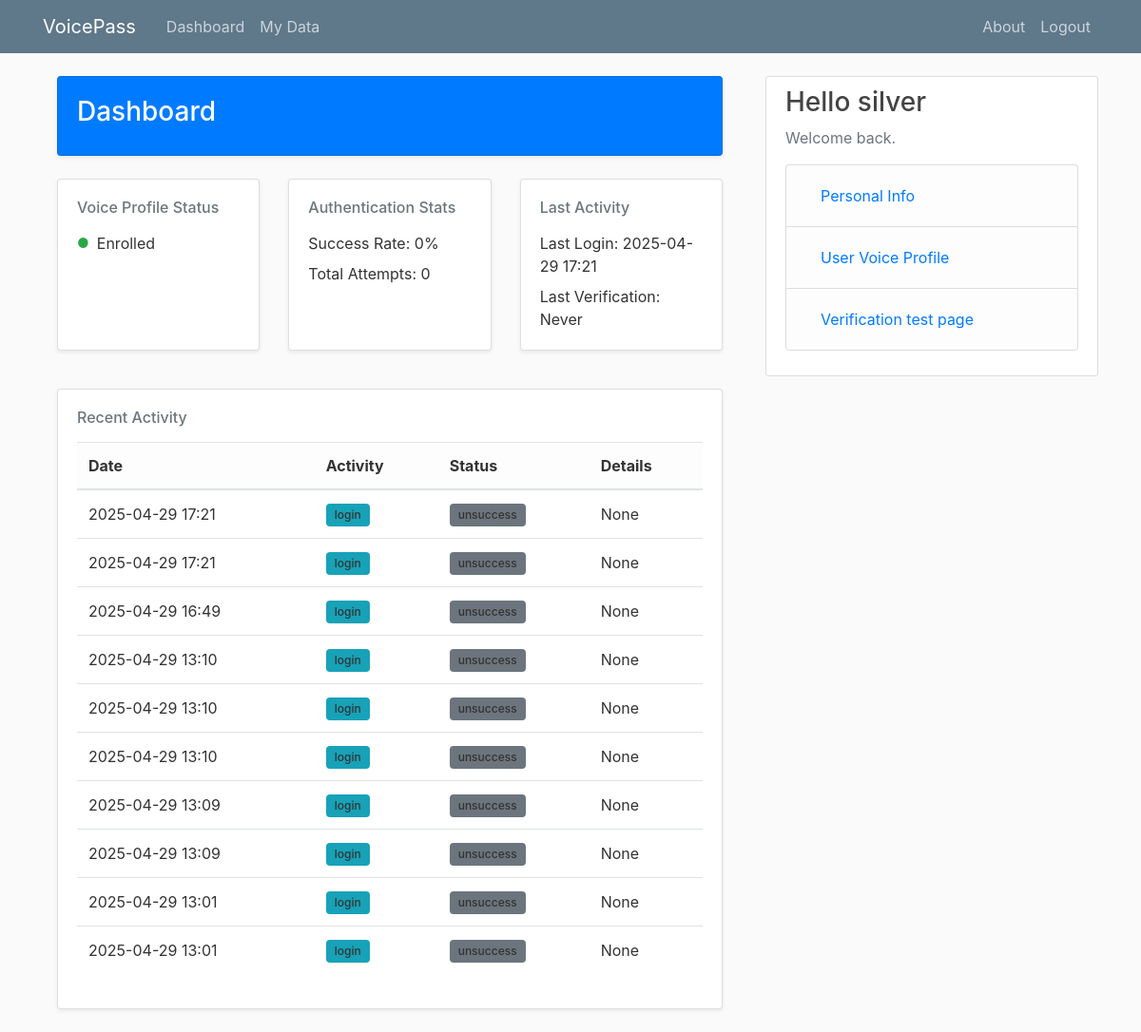
The page /dashboard (signed in) on the database its author committed.
### web_app/models/models.py (models this page shows, shortened)
class ActivityLog(db.Model, DateFormatterMixin):
    __tablename__ = 'activity_log'
    id = db.Column(db.Integer, primary_key=True)
    user_id = db.Column(db.Integer, db.ForeignKey('user.id'), nullable=False)
    timestamp = db.Column(db.DateTime, nullable=False, default=datetime.utcnow)
    activity_type = db.Column(db.String(50), nullable=False)  # 'verification', 'enrollment', 'login', etc.
    status = db.Column(db.String(20), nullable=False)  # 'success', 'failed', 'pending'
    details = db.Column(db.String(255))
    user = db.relationship('User', backref=db.backref('activities', lazy=True))

class User(db.Model, UserMixin, DateFormatterMixin):
    __tablename__ = 'user'
    id = db.Column(db.Integer, primary_key=True)
    email = db.Column(db.String(120), unique=True, nullable=False)
    password = db.Column(db.String(60), nullable=False)
    username = db.Column(db.String(20), unique=True, nullable=False)
    alias = db.Column(db.String(50))
    access_code = db.Column(db.Integer)
    image_file = db.Column(db.String(20), nullable=False, default='default.jpg')
    date_join = db.Column(db.DateTime, nullable=False, default = datetime.utcnow)
    is_admin = db.Column(db.Boolean, default=False, nullable=False)
    voice_profile = db.relationship('UserVoiceProfile', backref='user', uselist=False, cascade='all, delete-orphan')
    voice_samples = db.relationship('VoiceSample', backref='user',
                                    secondary='user_voice_profile',
                                    viewonly=True)
    def get_recent_activities(self, limit=10):
        return ActivityLog.query.filter_by(user_id=self.id)\
            .order_by(ActivityLog.timestamp.desc())\
            .limit(limit).all()
    @property
    def last_login(self):
        return ActivityLog.query.filter_by(
            user_id=self.id,
            activity_type='login'
        ).order_by(ActivityLog.timestamp.desc()).first()
    @property
    def last_verification(self):
        return ActivityLog.query.filter_by(
            user_id=self.id,
            activity_type='verification'
        ).order_by(ActivityLog.timestamp.desc()).first()
    def get_verification_stats(self):
        verifications = ActivityLog.query.filter_by(
            user_id=self.id,
            activity_type='verification'
        ).all()
        total = len(verifications)
        if total == 0:
            return 0, 0
        successful = len([v for v in verifications if v.status == 'success'])
        success_rate = (successful / total) * 100
        return success_rate, total

### web_app/main/routes.py (the view)
@main.route('/dashboard')
@login_required
def dashboard():
    if current_user.is_admin:
        now = datetime.utcnow()
        last_24h = now - timedelta(days=1)
        verifications = ActivityLog.query.filter_by(
            activity_type='verification'
        ).all()
        total_verifications = len(verifications)
        successful_verifications = sum(1 for v in verifications if v.status == 'success')
        failed_verifications = total_verifications - successful_verifications
        success_rate = round((successful_verifications / total_verifications * 100), 1) if total_verifications > 0 else 0
        fail_rate = round((failed_verifications / total_verifications * 100), 1) if total_verifications > 0 else 0
        stats = {
            'total_users': User.query.count(),
            'active_users': User.query.join(ActivityLog).filter(
                ActivityLog.timestamp > last_24h
            ).distinct().count(),
            'total_verifications': total_verifications,
            'success_rate': success_rate,
            'fail_rate': fail_rate,
            'last_update': now.strftime('%Y-%m-%d %H:%M:%S')
        }
        page = request.args.get('page', 1, type=int)
        per_page = request.args.get('per_page', 20, type=int)
        activity_type = request.args.get('activity_type')
        status = request.args.get('status')
        user_id = request.args.get('user_id', type=int)
        query = ActivityLog.query
        if activity_type:
            query = query.filter_by(activity_type=activity_type)
        if status:
            query = query.filter_by(status=status)
        if user_id:
            query = query.filter_by(user_id=user_id)
        activities = query.order_by(ActivityLog.timestamp.desc()).paginate(
            page=page, per_page=per_page
        )
        users = User.query.all()
        return render_template(
            'main/dashboard.html',
            stats=stats,
            activities=activities,
            users=users,
            selected_type=activity_type,
            selected_status=status,
            selected_user=user_id,
            title='Admin Dashboard'
        )
    else:
        success_rate, total_attempts = current_user.get_verification_stats()
        last_login_time = "Never"
        if current_user.last_login:
            last_login_time = current_user.last_login.format_timestamp()
        last_verification_time = "Never"
        if current_user.last_verification:
            last_verification_time = current_user.last_verification.timestamp.strftime('%Y-%m-%d %H:%M')
        activities = current_user.get_recent_activities()
        return render_template(
            'main/dashboard.html',
            success_rate=success_rate,
            total_attempts=total_attempts,
            last_login_time=last_login_time,
            last_verification_time=last_verification_time,
            activities=activities,
            title='Dashboard'
        )

### web_app/templates/main/dashboard.html (shortened to what this page needs)
{% extends "layout.html" %}
{% block content %}
<div class="container">
    <div class="card {% if current_user.is_admin %}bg-dark{% else %}bg-primary{% endif %} text-white mb-4">
        <div class="card-body">
            <h1 class="h3 mb-2">
                {% if current_user.is_admin %}
                    Admin Dashboard
                {% else %}
                    Dashboard
                {% endif %}
            </h1>
        </div>
    </div>
    {% if current_user.is_admin %}
    <div class="row mb-4">
        <div class="col-md-4 mb-3">
            <div class="card h-100">
                <div class="card-body">
                    <h5 class="card-title text-secondary">Total Users</h5>
                    <div class="d-flex align-items-center">
                        <h2 class="mb-0">{{ stats.total_users }}</h2>
                    </div>
                    <small class="text-muted">{{ stats.active_users }} active in last 24h</small>
                </div>
            </div>
        </div>
        <div class="col-md-4 mb-3">
            <div class="card h-100">
                <div class="card-body">
                    <h5 class="card-title text-secondary">Verification Statistics</h5>
                    <div class="d-flex align-items-center">
                        <h2 class="mb-0">{{ stats.total_verifications }}</h2>
                    </div>
                    <div class="mt-2">
                        <div class="d-flex justify-content-between align-items-center mb-1">
                            <span class="text-success">
                                <i class="fas fa-check-circle mr-1"></i> Success
                            </span>
                            <span class="text-success">{{ stats.success_rate }}%</span>
                        </div>
                        <div class="d-flex justify-content-between align-items-center">
                            <span class="text-danger">
                                <i class="fas fa-times-circle mr-1"></i> Failed
                            </span>
                            <span class="text-danger">{{ stats.fail_rate }}%</span>
                        </div>
                    </div>
                </div>
            </div>
        </div>
        <div class="col-md-4 mb-3">
            <div class="card h-100">
                <div class="card-body">
                    <h5 class="card-title text-secondary">System Status</h5>
                    <div class="d-flex align-items-center">
                        <span class="text-success mr-2">●</span>
                        <span>Operational</span>
                    </div>
                    <small class="text-muted">Last updated: {{ stats.last_update }}</small>
                </div>
            </div>
        </div>
    </div>
    {% else %}
        <div class="row mb-4">
            <div class="col-md-4 mb-3">
                <div class="card h-100">
                    <div class="card-body">
                        <h5 class="card-title text-secondary">Voice Profile Status</h5>
                        {% if current_user.voice_profile.is_complete %}
                        <div class="d-flex align-items-center">
                            <span class="text-success mr-2">●</span>
                            <span>Enrolled</span>
                        </div>
                        {% endif %}
                    </div>
                </div>
            </div>
            <div class="col-md-4 mb-3">
                <div class="card h-100">
                    <div class="card-body">
                        <h5 class="card-title text-secondary">Authentication Stats</h5>
                        <div class="mb-2">
                            <span>Success Rate: {{ success_rate }}%</span>
                        </div>
                        <div>
                            <span>Total Attempts: {{ total_attempts }}</span>
                        </div>
                    </div>
                </div>
            </div>
            <div class="col-md-4 mb-3">
                <div class="card h-100">
                    <div class="card-body">
                        <h5 class="card-title text-secondary">Last Activity</h5>
                        <div class="mb-2">
                            <span>Last Login: {{ last_login_time }}</span>
                        </div>
                        <div>
                            <span>Last Verification: {{ last_verification_time }}</span>
                        </div>
                    </div>
                </div>
            </div>
        </div>
    {% endif %}
    <div class="card mb-4">
        <div class="card-body">
            {% if current_user.is_admin %}
                <div class="d-flex justify-content-between align-items-center mb-3">
                    <h5 class="card-title text-secondary mb-0">System Activity Log</h5>
                    <div class="btn-group">
                        <button class="btn btn-sm btn-outline-secondary" id="refresh-log">Refresh</button>
                        <button class="btn btn-sm btn-outline-secondary dropdown-toggle" data-bs-toggle="dropdown">
                            Filter
                        </button>
                        <ul class="dropdown-menu">
                            <li><a class="dropdown-item" href="?">All Activities</a></li>
                            <li><a class="dropdown-item" href="?activity_type=verification">Verifications</a></li>
                            <li><a class="dropdown-item" href="?activity_type=enrollment">Enrollments</a></li>
                            <li><a class="dropdown-item" href="?activity_type=login">Logins</a></li>
                        </ul>
                    </div>
                </div>
            {% else %}
                <h5 class="card-title text-secondary mb-3">Recent Activity</h5>
            {% endif %}
            <div class="table-responsive">
                <table class="table">
                    <thead class="table-light">
                        <tr>
                            <th>Date</th>
                            <th>Activity</th>
                            <th>Status</th>
                            <th>Details</th>
                        </tr>
                    </thead>
                    <tbody>
                        {% for activity in activities %}
                        <tr>
                            <td>{{ activity.format_timestamp() }}</td>
                            <td>
                                <span class="badge bg-{{ activity.activity_type|activity_badge }}">
                                    {{ activity.activity_type }}
                                </span>
                            </td>
                            <td>
                                <span class="badge bg-{{ activity.status|status_badge }}">
                                    {{ activity.status }}
                                </span>
                            </td>
                            <td>{{ activity.details }}</td>
                        </tr>
                        {% endfor %}
                    </tbody>
                </table>
            </div>
        </div>
    </div>
</div>
{% endblock content %}

### web_app/templates/layout.html (shortened to what this page needs)
<!DOCTYPE html>
<html>
    <head>
        <link rel="stylesheet" href="https://cdn.jsdelivr.net/npm/bootstrap@4.0.0/dist/css/bootstrap.min.css">
        <link rel="stylesheet" type="text/css" href="{{ url_for('static', filename='main.css') }}">
    </head>
    <body>
        <header class="site-header">
            <nav class="navbar navbar-expand-md navbar-dark bg-steel fixed-top">
              <div class="container">
                <a class="navbar-brand mr-4" href="{{ url_for('main.home') }}">VoicePass</a>
                <div class="collapse navbar-collapse" id="navbarToggle">
                  <div class="navbar-nav mr-auto">
                    {% if current_user.is_authenticated %}
                      <a class="nav-item nav-link" href="{{ url_for('main.dashboard') }}">Dashboard</a>
                        {% if not current_user.is_admin %}
                          <a class="nav-item nav-link" href="{{url_for('main.debug_database')}}">My Data</a>
                        {% else %}
                          <a class="nav-item nav-link" href="{{url_for('main.debug_database')}}">Database</a>
                        {%endif%}
                    {% endif %}
                  </div>
                  <div class="navbar-nav">
                    {% if current_user.is_authenticated %}
                      <a class="nav-item nav-link" href="{{ url_for('main.about') }}">About</a>
                      <a class="nav-item nav-link" href="{{url_for('users.logout')}}">Logout</a>
                    {% else %}
                      <a class="nav-item nav-link" href="{{ url_for('users.login') }}">Login</a>
                      <a class="nav-item nav-link" href="{{ url_for('users.register') }}">Register</a>
                    {% endif %}
                  </div>
                </div>
              </div>
            </nav>
          </header>
        <main role="main" class="container">
            <div class="row">
            <div class="col-md-{{'12' if hide_right_nav  else '8'}}">
                {% block content %} {% endblock %}
            </div>
            {% if not hide_right_nav  %}
            <div class="col-md-4">
                <div class="content-section">
                <h3>Hello {{ username }}</h3>
                {% if current_user.is_authenticated %}
                  <p class='text-muted'>Welcome back.
                    {% if not current_user.is_admin %}
                      <ul class="list-group">
                      <li class="list-group-item list-group-item-light"><a class="nav-item nav-link" href="{{ url_for('users.account') }}">Personal Info</a></li>
                      <li class="list-group-item list-group-item-light"><a class="nav-item nav-link" href="{{ url_for('voices.enroll_page') }}">User Voice Profile</a></li>
                      <li class="list-group-item list-group-item-light"><a class="nav-item nav-link" href="{{ url_for('voices.verify_page') }}">Verification test page</a></li>
                      </ul>
                    {% else %}
                      <ul class="list-group">
                        </ul>
                      {% endif %}
                  </p>
                {% else %}
                  <p class='text-muted'>Please Login or register.
                  </p>
                {% endif %}
                </div>
            </div>
            {% endif %}
            </div>
        </main>
    </body>
</html>

### rows shown on the page
ActivityLog: format_timestamp "2025-04-29 17:21", activity_type "login", status "unsuccess", details "None"
ActivityLog: format_timestamp "2025-04-29 17:21", activity_type "login", status "unsuccess", details "None"
ActivityLog: format_timestamp "2025-04-29 16:49", activity_type "login", status "unsuccess", details "None"
ActivityLog: format_timestamp "2025-04-29 13:10", activity_type "login", status "unsuccess", details "None"
ActivityLog: format_timestamp "2025-04-29 13:10", activity_type "login", status "unsuccess", details "None"
ActivityLog: format_timestamp "2025-04-29 13:10", activity_type "login", status "unsuccess", details "None"
ActivityLog: format_timestamp "2025-04-29 13:09", activity_type "login", status "unsuccess", details "None"
ActivityLog: format_timestamp "2025-04-29 13:09", activity_type "login", status "unsuccess", details "None"
ActivityLog: format_timestamp "2025-04-29 13:01", activity_type "login", status "unsuccess", details "None"
ActivityLog: format_timestamp "2025-04-29 13:01", activity_type "login", status "unsuccess", details "None"
User: username "silver"

### other values the page prints
{{ success_rate }} "0"
{{ total_attempts }} "0"
{{ last_login_time }} "2025-04-29 17:21"
{{ last_verification_time }} "Never"
